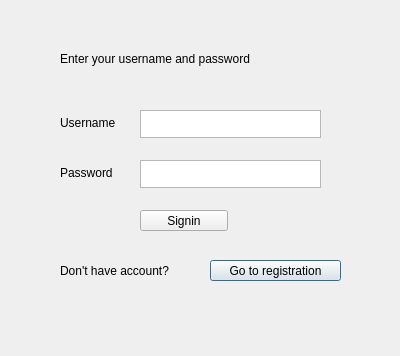
<?xml version="1.0" encoding="UTF-8"?>
<ui version="4.0">
 <class>SignInDialog</class>
 <widget class="QDialog" name="SignInDialog">
  <property name="geometry">
   <rect>
    <x>0</x>
    <y>0</y>
    <width>400</width>
    <height>356</height>
   </rect>
  </property>
  <property name="windowTitle">
   <string>Signin</string>
  </property>
  <widget class="QLabel" name="prompt_label_2">
   <property name="geometry">
    <rect>
     <x>60</x>
     <y>260</y>
     <width>141</width>
     <height>21</height>
    </rect>
   </property>
   <property name="text">
    <string>Don't have account?</string>
   </property>
  </widget>
  <widget class="QTextEdit" name="usernameEdit">
   <property name="geometry">
    <rect>
     <x>140</x>
     <y>110</y>
     <width>181</width>
     <height>28</height>
    </rect>
   </property>
  </widget>
  <widget class="QLabel" name="prompt_label">
   <property name="geometry">
    <rect>
     <x>60</x>
     <y>50</y>
     <width>261</width>
     <height>18</height>
    </rect>
   </property>
   <property name="text">
    <string>Enter your username and password</string>
   </property>
  </widget>
  <widget class="QLabel" name="username_label">
   <property name="geometry">
    <rect>
     <x>60</x>
     <y>107</y>
     <width>81</width>
     <height>31</height>
    </rect>
   </property>
   <property name="text">
    <string>Username</string>
   </property>
  </widget>
  <widget class="QLabel" name="password_label">
   <property name="geometry">
    <rect>
     <x>60</x>
     <y>157</y>
     <width>81</width>
     <height>31</height>
    </rect>
   </property>
   <property name="text">
    <string>Password</string>
   </property>
  </widget>
  <widget class="QPushButton" name="goToRegistrationButton">
   <property name="geometry">
    <rect>
     <x>210</x>
     <y>260</y>
     <width>131</width>
     <height>21</height>
    </rect>
   </property>
   <property name="text">
    <string>Go to registration</string>
   </property>
  </widget>
  <widget class="QPushButton" name="signinButton">
   <property name="geometry">
    <rect>
     <x>140</x>
     <y>210</y>
     <width>88</width>
     <height>21</height>
    </rect>
   </property>
   <property name="text">
    <string>Signin</string>
   </property>
  </widget>
  <widget class="QTextEdit" name="passwordEdit">
   <property name="geometry">
    <rect>
     <x>140</x>
     <y>160</y>
     <width>181</width>
     <height>28</height>
    </rect>
   </property>
   <property name="html">
    <string>&lt;!DOCTYPE HTML PUBLIC &quot;-//W3C//DTD HTML 4.0//EN&quot; &quot;http://www.w3.org/TR/REC-html40/strict.dtd&quot;&gt;
&lt;html&gt;&lt;head&gt;&lt;meta name=&quot;qrichtext&quot; content=&quot;1&quot; /&gt;&lt;meta charset=&quot;utf-8&quot; /&gt;&lt;style type=&quot;text/css&quot;&gt;
p, li { white-space: pre-wrap; }
hr { height: 1px; border-width: 0; }
li.unchecked::marker { content: &quot;\2610&quot;; }
li.checked::marker { content: &quot;\2612&quot;; }
&lt;/style&gt;&lt;/head&gt;&lt;body style=&quot; font-family:'Ubuntu Sans'; font-size:11pt; font-weight:400; font-style:normal;&quot;&gt;
&lt;p style=&quot;-qt-paragraph-type:empty; margin-top:12px; margin-bottom:12px; margin-left:0px; margin-right:0px; -qt-block-indent:0; text-indent:0px;&quot;&gt;&lt;br /&gt;&lt;/p&gt;&lt;/body&gt;&lt;/html&gt;</string>
   </property>
  </widget>
 </widget>
 <resources/>
 <connections/>
</ui>
